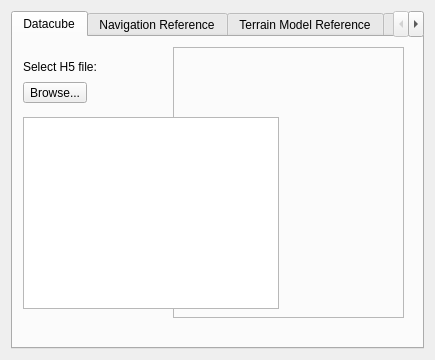
<?xml version="1.0" encoding="UTF-8"?>
<ui version="4.0">
 <class>Form</class>
 <widget class="QWidget" name="Form">
  <property name="geometry">
   <rect>
    <x>0</x>
    <y>0</y>
    <width>435</width>
    <height>360</height>
   </rect>
  </property>
  <property name="windowTitle">
   <string>Form</string>
  </property>
  <layout class="QVBoxLayout" name="verticalLayout_2">
   <item>
    <layout class="QVBoxLayout" name="verticalLayout">
     <item>
      <layout class="QHBoxLayout" name="horizontalLayout">
       <item>
        <widget class="QTabWidget" name="tabWidget_2">
         <property name="tabPosition">
          <enum>QTabWidget::North</enum>
         </property>
         <property name="currentIndex">
          <number>0</number>
         </property>
         <property name="tabsClosable">
          <bool>false</bool>
         </property>
         <widget class="QWidget" name="tab_2">
          <attribute name="title">
           <string>Datacube</string>
          </attribute>
          <widget class="QFrame" name="frame">
           <property name="geometry">
            <rect>
             <x>160</x>
             <y>10</y>
             <width>231</width>
             <height>271</height>
            </rect>
           </property>
           <property name="frameShape">
            <enum>QFrame::StyledPanel</enum>
           </property>
           <property name="frameShadow">
            <enum>QFrame::Raised</enum>
           </property>
          </widget>
          <widget class="QTreeView" name="treeView">
           <property name="geometry">
            <rect>
             <x>10</x>
             <y>80</y>
             <width>256</width>
             <height>192</height>
            </rect>
           </property>
          </widget>
          <widget class="QWidget" name="">
           <property name="geometry">
            <rect>
             <x>10</x>
             <y>20</y>
             <width>81</width>
             <height>46</height>
            </rect>
           </property>
           <layout class="QVBoxLayout" name="verticalLayout_6">
            <item>
             <widget class="QLabel" name="label_4">
              <property name="text">
               <string>Select H5 file:</string>
              </property>
             </widget>
            </item>
            <item>
             <widget class="QToolButton" name="toolButton">
              <property name="text">
               <string>Browse...</string>
              </property>
              <property name="checkable">
               <bool>false</bool>
              </property>
              <property name="popupMode">
               <enum>QToolButton::DelayedPopup</enum>
              </property>
              <property name="arrowType">
               <enum>Qt::NoArrow</enum>
              </property>
             </widget>
            </item>
           </layout>
          </widget>
         </widget>
         <widget class="QWidget" name="tab_5">
          <attribute name="title">
           <string>Navigation Reference</string>
          </attribute>
          <widget class="QTableView" name="tableView">
           <property name="geometry">
            <rect>
             <x>20</x>
             <y>140</y>
             <width>341</width>
             <height>141</height>
            </rect>
           </property>
          </widget>
          <widget class="QWidget" name="">
           <property name="geometry">
            <rect>
             <x>20</x>
             <y>80</y>
             <width>316</width>
             <height>48</height>
            </rect>
           </property>
           <layout class="QHBoxLayout" name="horizontalLayout_3">
            <item>
             <layout class="QVBoxLayout" name="verticalLayout_3">
              <item>
               <widget class="QLabel" name="label">
                <property name="text">
                 <string>Rotation reference:</string>
                </property>
               </widget>
              </item>
              <item>
               <widget class="QComboBox" name="comboBox">
                <item>
                 <property name="text">
                  <string>North-East-Down</string>
                 </property>
                </item>
                <item>
                 <property name="text">
                  <string>Earth-Centered Earth-Fixed</string>
                 </property>
                </item>
               </widget>
              </item>
             </layout>
            </item>
            <item>
             <layout class="QVBoxLayout" name="verticalLayout_4">
              <item>
               <widget class="QLabel" name="label_2">
                <property name="text">
                 <string>Position reference EPSG: </string>
                </property>
               </widget>
              </item>
              <item>
               <widget class="QLineEdit" name="lineEdit"/>
              </item>
             </layout>
            </item>
           </layout>
          </widget>
          <widget class="QWidget" name="">
           <property name="geometry">
            <rect>
             <x>20</x>
             <y>10</y>
             <width>161</width>
             <height>46</height>
            </rect>
           </property>
           <layout class="QVBoxLayout" name="verticalLayout_5">
            <item>
             <widget class="QLabel" name="label_3">
              <property name="text">
               <string>Source reference</string>
              </property>
             </widget>
            </item>
            <item>
             <widget class="QComboBox" name="comboBox_2">
              <item>
               <property name="text">
                <string>SfM Photogrammetry</string>
               </property>
              </item>
              <item>
               <property name="text">
                <string>CSV file</string>
               </property>
              </item>
              <item>
               <property name="text">
                <string>H5 embedded</string>
               </property>
              </item>
             </widget>
            </item>
           </layout>
          </widget>
         </widget>
         <widget class="QWidget" name="tab">
          <attribute name="title">
           <string>Terrain Model Reference</string>
          </attribute>
         </widget>
         <widget class="QWidget" name="tab_6">
          <attribute name="title">
           <string>HSI Camera Geometry</string>
          </attribute>
         </widget>
        </widget>
       </item>
      </layout>
     </item>
     <item>
      <layout class="QHBoxLayout" name="horizontalLayout_2"/>
     </item>
    </layout>
   </item>
  </layout>
 </widget>
 <resources/>
 <connections/>
</ui>
